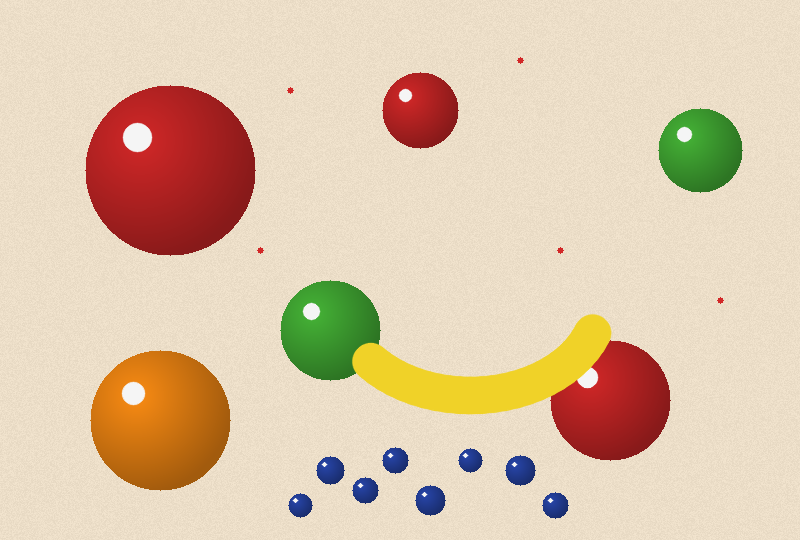
#> input picture sesion-04-opencv-rally/lecciones/imagenes/frutas.png, 800 x 540 px, given in place of the camera
$ python demo_gancho.py
#> lines starting #> are read from the running program, lines starting #| are printed output that depends on the picture
"""
DEMO DEL GANCHO — para abrir la clase: "¿cómo ve una computadora?"

El instructor lo proyecta con la webcam al inicio de la sesión. Al final del día
los alumnos van a entender (y haber programado) casi todos estos modos.

Teclas:
  1 = normal         2 = grises          3 = threshold      4 = bordes (Canny)
  5 = caricatura     6 = visión térmica  7 = pixelado       8 = rastreador de color rojo
  q = salir

Cómo correrlo (desde la carpeta sesion-04-opencv-rally):
  python demo/demo_gancho.py
"""

import cv2

MODOS = {
    ord("1"): "normal",
    ord("2"): "grises",
    ord("3"): "threshold",
    ord("4"): "bordes",
    ord("5"): "caricatura",
    ord("6"): "termica",
    ord("7"): "pixelado",
    ord("8"): "rastreador",
}
ROJO_BAJO, ROJO_ALTO = (0, 120, 70), (8, 255, 255)


def procesar(frame, modo):
    gris = cv2.cvtColor(frame, cv2.COLOR_BGR2GRAY)
    if modo == "grises":
        return cv2.cvtColor(gris, cv2.COLOR_GRAY2BGR)
    if modo == "threshold":
        _, binaria = cv2.threshold(gris, 120, 255, cv2.THRESH_BINARY)
        return cv2.cvtColor(binaria, cv2.COLOR_GRAY2BGR)
    if modo == "bordes":
        bordes = cv2.Canny(cv2.GaussianBlur(gris, (5, 5), 0), 50, 150)
        return cv2.cvtColor(bordes, cv2.COLOR_GRAY2BGR)
    if modo == "caricatura":
        colores = cv2.bilateralFilter(frame, 9, 150, 150)
        lineas = cv2.adaptiveThreshold(cv2.medianBlur(gris, 7), 255, cv2.ADAPTIVE_THRESH_MEAN_C,
                                       cv2.THRESH_BINARY, 9, 5)
        return cv2.bitwise_and(colores, colores, mask=lineas)
    if modo == "termica":
        return cv2.applyColorMap(gris, cv2.COLORMAP_JET)
    if modo == "pixelado":
        alto, ancho = frame.shape[:2]
        chica = cv2.resize(frame, (ancho // 16, alto // 16), interpolation=cv2.INTER_LINEAR)
        return cv2.resize(chica, (ancho, alto), interpolation=cv2.INTER_NEAREST)
    if modo == "rastreador":
        salida = frame.copy()
        mascara = cv2.inRange(cv2.cvtColor(frame, cv2.COLOR_BGR2HSV), ROJO_BAJO, ROJO_ALTO)
        contornos, _ = cv2.findContours(mascara, cv2.RETR_EXTERNAL, cv2.CHAIN_APPROX_SIMPLE)
        grandes = [c for c in contornos if cv2.contourArea(c) > 500]
        if grandes:
            (x, y), radio = cv2.minEnclosingCircle(max(grandes, key=cv2.contourArea))
            cv2.circle(salida, (int(x), int(y)), int(radio), (0, 255, 0), 3)
            cv2.circle(salida, (int(x), int(y)), 5, (0, 0, 255), -1)
            cv2.putText(salida, "OBJETIVO", (int(x) - 60, int(y - radio) - 12),
                        cv2.FONT_HERSHEY_SIMPLEX, 0.8, (0, 255, 0), 2, cv2.LINE_AA)
        return salida
    return frame


camara = cv2.VideoCapture(0)
if not camara.isOpened():
    print("\nNo pude abrir la cámara. Prueba: python herramientas/prueba_camara.py\n")
    raise SystemExit

VENTANA = "Como ve una computadora? (1-8 cambia de modo, q = salir)"
modo = "normal"
print("\nTeclas: 1 normal  2 grises  3 threshold  4 bordes  5 caricatura  6 termica  7 pixelado  8 rastreador  q salir\n")

while True:
    ok, frame = camara.read()
#> frame is the input picture: shape (540, 800, 3); mean B, G, R 170.6, 198, 221.8
    if not ok:
        break
    frame = cv2.flip(frame, 1)
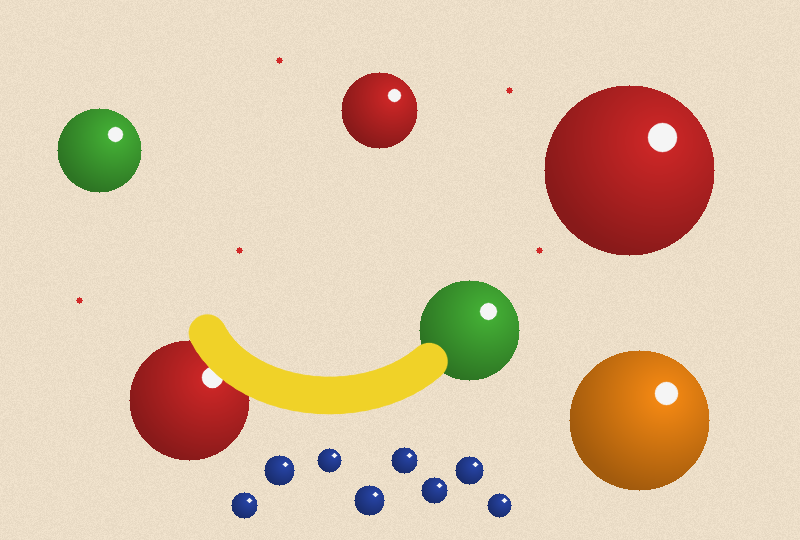
#> frame: shape (540, 800, 3); mean B, G, R 170.6, 198, 221.8
    salida = procesar(frame, modo)
#> in procesar, `gris = cv2.cvtColor(frame, cv2.COLOR_BGR2GRAY)`:
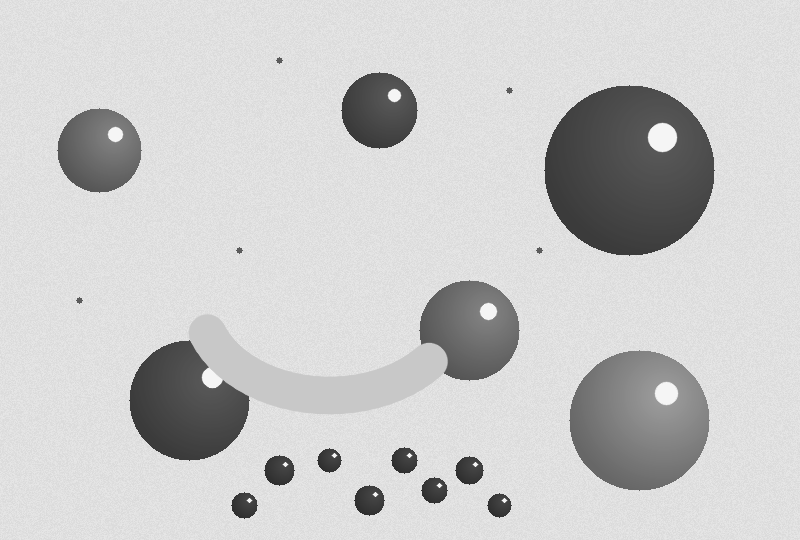
#> gris: shape (540, 800); min 47, max 245, mean 202.3
    cv2.rectangle(salida, (0, 0), (260, 42), (0, 0, 0), -1)
    cv2.putText(salida, f"modo: {modo}", (10, 30), cv2.FONT_HERSHEY_SIMPLEX, 0.9, (57, 255, 20), 2, cv2.LINE_AA)
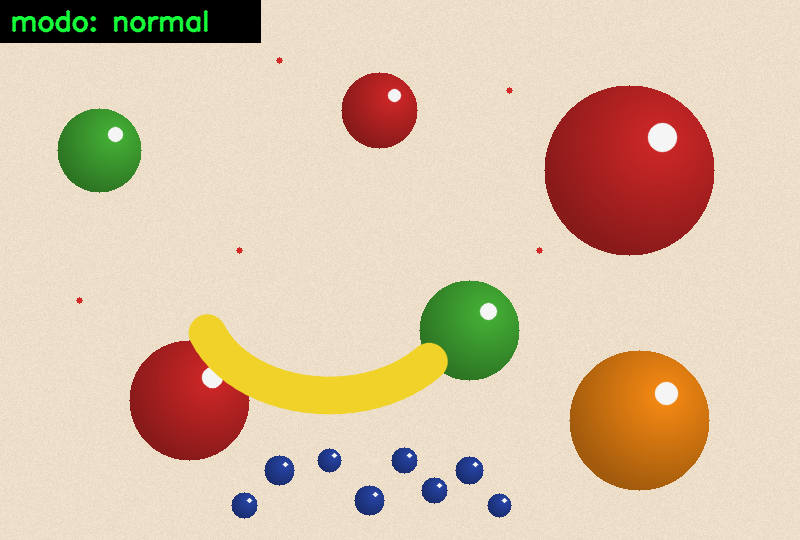
#> salida: shape (540, 800, 3); mean B, G, R 165.6, 193.1, 215.7
    cv2.imshow(VENTANA, salida)

    tecla = cv2.waitKey(1) & 0xFF
#> (key q is pressed here)
    if tecla == ord("q") or cv2.getWindowProperty(VENTANA, cv2.WND_PROP_VISIBLE) < 1:
        break
    modo = MODOS.get(tecla, modo)

camara.release()
cv2.destroyAllWindows()
